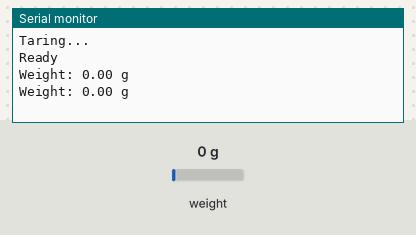
The sketch below on a simulated Arduino Uno, built with avr-gcc and run on an emulated ATmega328P. Parts: the last lines printed to the serial monitor. Inputs (shaded band) come from the test bench; at power-on: weight on the scale 0 g.

Above: at 2.2 s.
2.3 s: weight on the scale set to 100 g
At 2.9 s:
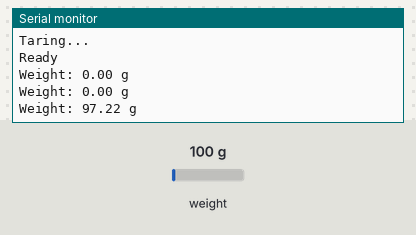
3.8 s: weight on the scale set to 1250 g
At 4.7 s:
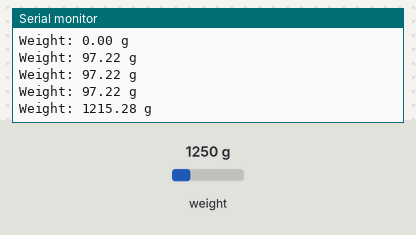
Timing chart, 0 to 6.8 s (numbered marks = the images above; inputs shaded):
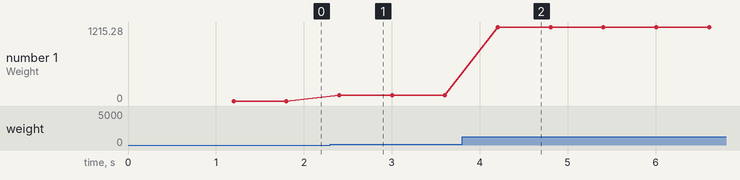

The sketch:

loadcell.ino
```cpp
// #include <HX711.h>

// #define HX_DT   23
// #define HX_SCK  22

// HX711 scale;

// void setup()
// {
//   Serial.begin(115200);

//   scale.begin(HX_DT, HX_SCK);

//   Serial.println("Remove all weight");
//   delay(5000);

//   scale.tare();

//   Serial.println("Place known weight");
//   delay(5000);

//   long reading = scale.read_average(20);

//   Serial.print("Raw reading = ");
//   Serial.println(reading);
// }

// void loop() {}


#include <HX711.h>

#define HX_DT   2
#define HX_SCK  3

HX711 scale;

// Replace after calibration
float calibration_factor = 432;

void setup()
{
  Serial.begin(115200);

  scale.begin(HX_DT, HX_SCK);

  Serial.println("Taring...");
  scale.tare();   // Zero the scale

  Serial.println("Ready");
}

void loop()
{
  if (scale.is_ready())
  {
    float raw = scale.read_average(2);

    float weight_g = (raw - scale.get_offset()) /
                     calibration_factor;

    Serial.print("Weight: ");
    Serial.print(weight_g);
    Serial.println(" g");
  }
  else
  {
    Serial.println("HX711 not found");
  }

  delay(400);
}
```

Measured:
- after the input at 2.3 s, the serial monitor: prints a new line after 0.10 s (image 1)
- after the input at 3.8 s, the serial monitor: prints a new line after 0.40 s (image 2)
- plotted number 1: 0 → 97.22 after the input at 2.3 s, 97.22 → 1215.28 after the input at 3.8 s
